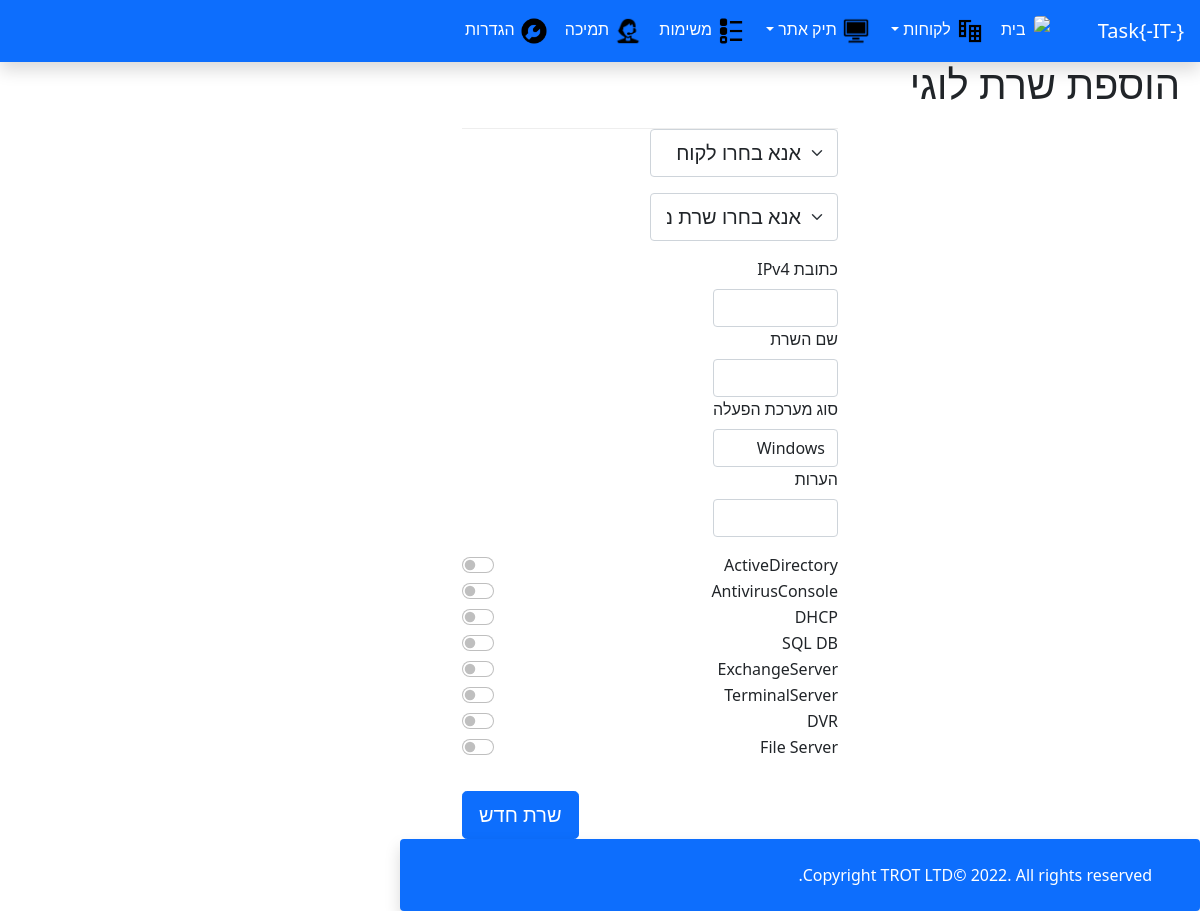
/AddServer, run on the app's committed database.
### taskManager/models.py (models this page shows)
class Roles(db.Model):
    id = db.Column(db.Integer, primary_key=True)
    roleName = db.Column(db.String(20))

### taskManager/routes.py (the view, shortened to what this page needs)
@main.route('/AddServer', methods=('GET','POST'))
def addServer():
    roles = Roles.query.all()
    retcustomer = Customers.query.all()
    hypervisors = Hypervisor.query.all()
    form = ServersForm()
    return render_template('create/AddAServer.html', form=form, customer=retcustomer, hyper=hypervisors, myroles=roles)

### taskManager/forms.py
class ServersForm(FlaskForm):
    name = StringField('שם השרת')
    ip_address = StringField('כתובת IPv4')
    osType = SelectField('סוג מערכת הפעלה', choices=[('1', 'Windows'), ('2', 'Linux')])
    remarks = StringField('הערות')
    submit = SubmitField('שרת חדש')

### taskManager/templates/create/AddAServer.html (shortened to what this page needs)
{%  extends 'navbar.html' %}
{% block heading %}
<h1>הוספת שרת לוגי</h1>
{% endblock heading %}
{%  block content %}
   <div class="container-fluid h-custom">
            <div class="row d-flex justify-content-center align-items-center  h-100">
                <div class="col-md-8 col-lg-6 col-xl-4 offset-xl-1">
                    <form method="POST">
                        <div class="divider d-flex align-items-center sm-4">
                        </div>
                        <div class="form-outline col-sm-6 mb-3">
                        <select name="mycustomer" class="form-select form-select-lg mb-3" aria-label=".form-select-lg example" id="mycustomer" onchange="myfunc()">
                              <option name="selected">אנא בחרו לקוח</option>
                        </select>
                            <select name="hypervisor" id="ips"class="form-select form-select-lg mb-3" aria-label=".form-select-lg example" id="hypervisor">
                              <option name="selected" id="options">אנא בחרו שרת מארח</option>
                        </select>
                        </div>
                        <div class="form-outline col-sm-4 ">
                            {{ form.ip_address.label(class_="form-label") }}
                            {{ form.ip_address(class_="form-control") }}
                        </div>
                        <div class="form-outline col-sm-4 ">
                            {{ form.name.label(class_="form-label") }}
                            {{ form.name(class_="form-control") }}
                        </div>
                        <div class="form-outline col-sm-4">
                            {{ form.osType.label(class_="form-label") }}
                            {{ form.osType(class_="form-control") }}
                        </div>
                        <div class="form-outline col-sm-4 mb-3">
                            {{ form.remarks.label(class_="form-label") }}
                            {{ form.remarks(class_="form-control") }}
                        </div>
                        <div class="form-outline sm-4" >
                            {% for role in myroles %}
                                <div class="form-check form-switch">
                                   {{ role.roleName }}  <input name="roles" class="form-check-input" type="checkbox" id="flexSwitchCheckDefault" value={{ role.roleName }}>
                                </div>
                            {%  endfor %}
                        </div>
                        <div class="text-center text-lg-start mt-4 pt-2">
                            {{ form.submit(class_="btn btn-primary btn-lg")}}
                        </div>
                    </form>
                </div>
            </div>
   </div>
{% endblock content %}

### taskManager/static/style.css (style rules this page uses)
html, body { width: 100%; height: 100%; }
h1 { margin: 20px; }
.divider:after, .divider:before { content: ""; flex: 1; height: 1px; background: #eee; }
.h-custom { height: calc(100% - 73px); }
body { direction: rtl; align-items: stretch; flex-direction: column; display: flex; flex-grow: 1; flex-shrink: 0; flex: 1 0 auto; }

### data on the page
Roles: roleName "ActiveDirectory"
Roles: roleName "AntivirusConsole"
Roles: roleName "DHCP"
Roles: roleName "SQL DB"
Roles: roleName "ExchangeServer"
Roles: roleName "TerminalServer"
Roles: roleName "DVR"
Roles: roleName "File Server"
